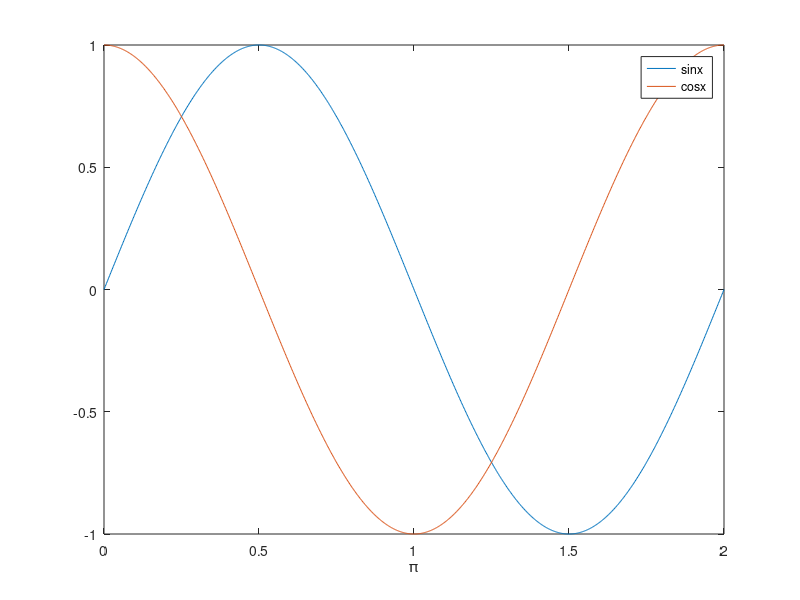

This chart was generated by the following MATLAB code:
clc, clearvars, close all

limit = 10;
A = ones(limit,1);
i = 3;
while i <= limit
    A(i) = A(i-2) + A(i-1);
    i = i+1;
end

plot(A, 'r*')

%% Section-2 plot sine wave

x = linspace(0, 2*pi, 1000);
y = sin(x);
y2 = cos(x);
plot(x/pi, y, x/pi, y2)
xlabel("π")
legend("sinx", "cosx")